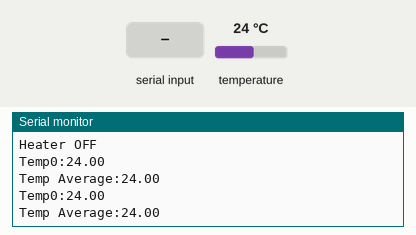
Simulated run of this sketch. Board: Arduino Uno, built with avr-gcc and run on an emulated ATmega328P. Shown: the last lines printed to the serial monitor. Inputs (shaded band) come from the test bench; at power-on: temperature 24 °C.

Above: at 1.9 s.
2.0 s: "T90\n" received over Serial
At 3.9 s:
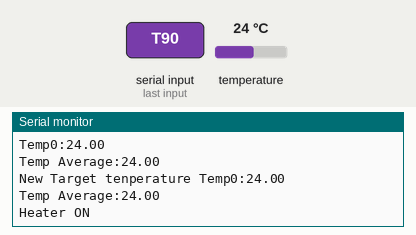
4.5 s: temperature set to 12 °C
At 5.5 s:
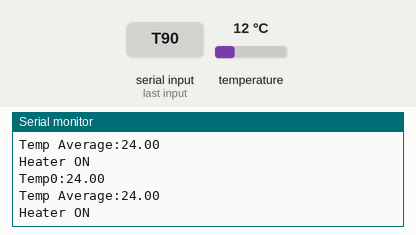
6.0 s: "T,45\n" received over Serial
At 6.0 s:
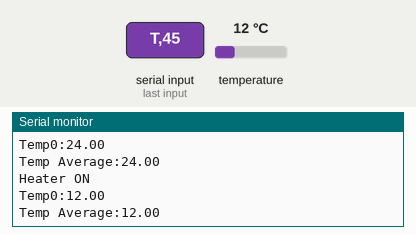
7.5 s: temperature set to 19 °C
At 9.2 s:
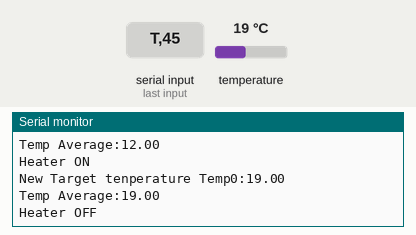
Timing chart, 0 to 10.0 s (numbered marks = the images above; inputs shaded):
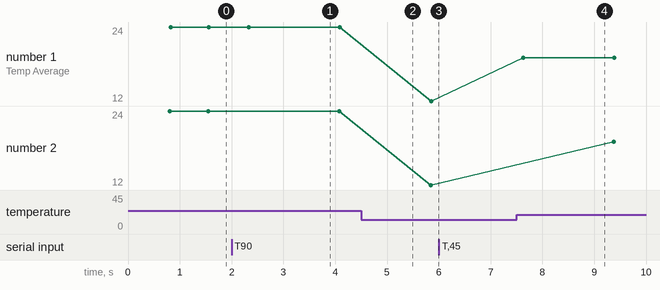

Measured:
- after the input at 2.0 s, the serial monitor: prints a new line after 0.30 s (image 1)
- after the input at 7.5 s, the serial monitor: prints a new line after 0.09 s (image 4)
- plotted number 1: 24 → 12 after the input at 4.5 s, 12 → 19 after the input at 7.5 s
- plotted number 2: 24 → 12 after the input at 4.5 s, 12 → 19 after the input at 7.5 s

The sketch:

MashController_sketch.ino
```cpp
#include <OneWire.h>
#include <DallasTemperature.h>

#define RelayPin 6
#define ONE_WIRE_BUS 8

OneWire ds(ONE_WIRE_BUS);
DallasTemperature sensors(&ds);

double currentTemp;
double desiredTemp;

int tempSensorCount;

boolean manual;

boolean heatingOn;

double delta;

void setup()
{
         delta = 0.0;
	 Serial.begin(9600);
         Serial.println("Started");
         sensors.begin();
	 sensors.requestTemperatures();
         tempSensorCount = sensors.getDeviceCount();
         Serial.print("Found ");
         Serial.print(tempSensorCount);
         Serial.println(" temperature sensors");

         manual=true;
         heaterOff();
}

void loop()
{
  readSerial();
  if(tempSensorCount==0){
    Serial.println("WARNING: No Temp sensors found");
    heaterOff();
    return;
  }
  updateTemp();
  if(manual){
    return;
  }
  if(currentTemp>=(desiredTemp-delta)){
    heaterOff();
  } else {
    heaterOn();
  }

  if(heatingOn==false && currentTemp>desiredTemp){
    float currentDelta = currentTemp-desiredTemp;
    if(currentDelta > delta){
       delta=currentDelta;
    }
  }
  delay(1000);
}

void heaterOn(){
  Serial.println("Heater ON");
  digitalWrite(RelayPin,HIGH);
  heatingOn=true;
}

void heaterOff(){
  Serial.println("Heater OFF");
  digitalWrite(RelayPin,LOW);
  heatingOn=false;
}

void updateTemp(){
  float totalTemp=0;
  for(int i=0;i<tempSensorCount;i++){
    float measuredTemp = sensors.getTempCByIndex(i);
    totalTemp+=measuredTemp;
    Serial.print("Temp");
    Serial.print(i);
    Serial.print(":");
    Serial.println(measuredTemp);
  }
  currentTemp=totalTemp/tempSensorCount;
  Serial.print("Temp Average:");
  Serial.println(currentTemp);
  sensors.requestTemperatures();
}

/**
Send T for Target temp eg T65
*/
void readSerial(){
  char inData[64];
  int index=0;
  while(Serial.available()>0){
    inData[index]=Serial.read();
    index++;
    inData[index]='\0';
  }
  if(inData[0]=='T'){
    char temp[3];
    temp[0]=inData[1];
    temp[1]=inData[2];
    temp[2]='\0';
    desiredTemp=atof(temp);
    manual = false;
   Serial.print("New Target tenperature ");
  } else if(inData[0]=='C'){
    // Start cooking
    manual=true;
    heaterOn();
  } else if(inData[0]=='O'){
    manual=true;
    heaterOff();
  }
}
```
